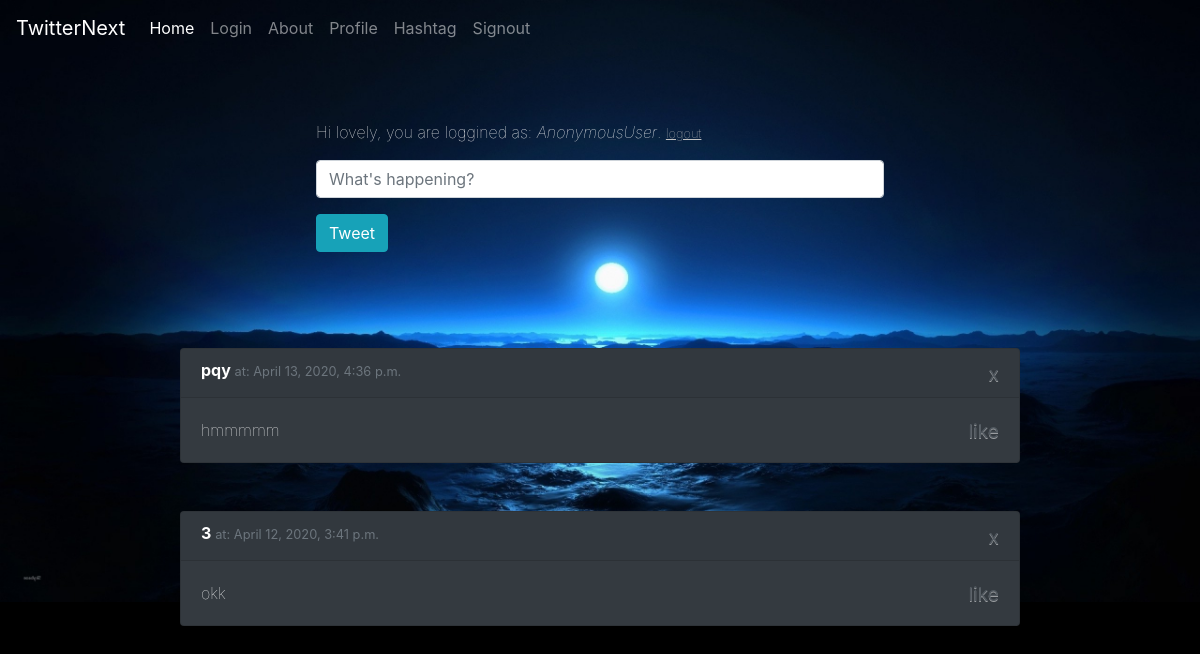
Page /home/ on the earlier database version.
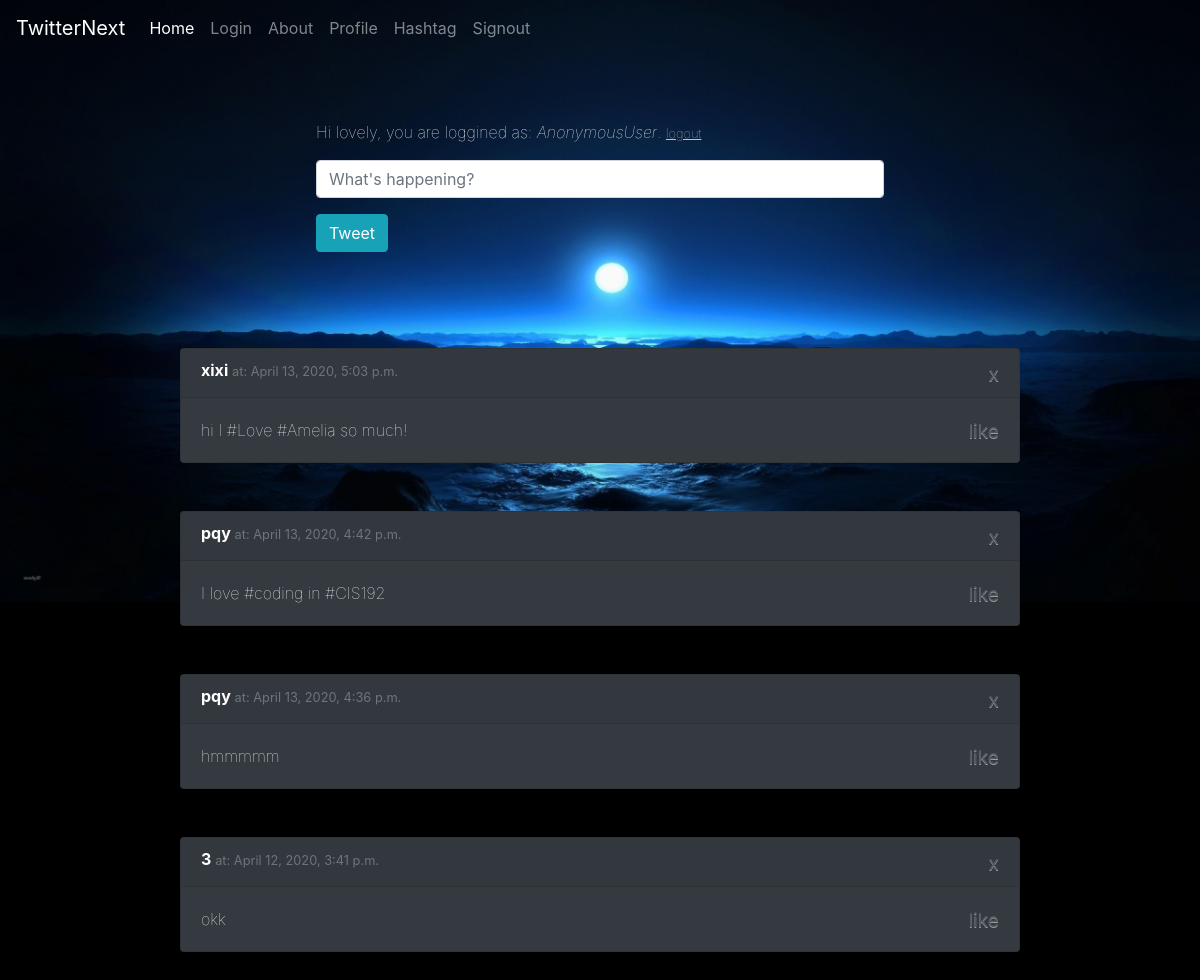
Same page on the later database version.
### core/models.py (models this page shows, shortened)
class Tweet(models.Model):
    body = models.CharField(max_length=280)
    created_at = models.DateTimeField(auto_now=True)
    author = models.ForeignKey(User, on_delete=models.DO_NOTHING)

### core/views.py (the view, shortened to what this page needs)
# urls.py: 2. Add a URL to urlpatterns:  path('', views.home, name='home')
def home(request):
    tweets = Tweet.objects.order_by("created_at").reverse()
    return render(request, "home.html", {"tweets" : tweets, "user": request.user, "valid": True})

### core/templates/home.html (shortened to what this page needs)
<!DOCTYPE html>
<html lang="en">
  <head>
    {% load static %}
    <link rel="stylesheet" type="text/css" href="{% static 'new.css' %}">
    <link
      rel="stylesheet"
      href="https://stackpath.bootstrapcdn.com/bootstrap/4.4.1/css/bootstrap.min.css"
    />
  </head>
  <body class="black">
    <nav class="navbar navbar-expand-lg navbar-dark bg-transparent">
      <a class="navbar-brand active" href="/home">TwitterNext</a>
      <div class="collapse navbar-collapse" id="navbarSupportedContent">
        <ul class="navbar-nav mr-auto">
          <li class="nav-item active">
            <a class="nav-link" href="/home">
              Home <span class="sr-only">(current)</span></a>
          </li>
          <li class="nav-item">
            <a class="nav-link" href="/login">Login</a>
          </li>
          <li class="nav-item">
            <a class="nav-link" href="/about">About</a>
          </li>
          <li class="nav-item">
            <a class="nav-link" href="/profile">Profile</a>
          </li>
          <li class="nav-item">
             <a class="nav-link" href="/hashtag">Hashtag</a>
          </li>
           <li class="nav-item">
            <a class="nav-link" href="/signout">Signout</a>
          </li>
        </ul>
      </div>
    </nav>
    <div class="jumbotron bg-transparent">
      <div class="mx-auto dark" style="width: 50%; border-radius: 0px;">
        <p class="muted-text">
        Hi lovely, you are loggined as: <em>{{user}}</em>. <a href="/signout";"><small><u>logout</u></small></a>
        <br>
         </p>
        <form method="POST" action="/home/">
          <div class="form-group">
            <input name="body" class="form-control" placeholder="What's happening?" />
          </div>
          <button type="submit" formmethod="post" class="btn btn-info"> Tweet </button>
        </form>
      </div>
    </div>
  {% for tweet in tweets %}
    <div class="card mx-auto text-white bg-dark mb-5" style="width: 70%">
      <h6 class="card-header font-weight-light mb-0 align-text-bottom">
        <b class = "font-weight-bold">{{tweet.author}}   </b><small class="text-muted">at: {{tweet.created_at}}</small>
        <a class="close text-muted" href="/delete?id={{tweet.id}}"><small>x</small></a>
      </h6>
      <div class="card-body">
        <p class="card-text">{{tweet.body}} <a class="text-muted close" href="/like?id={{tweet.id}}"><small>like</small></a> </p>
      </div>
    </div>
  {%endfor%}
  </body>
</html>

Differences in the rows shown:
added Tweet: author "xixi", created_at "April 13, 2020, 5:03 p.m.", body "hi I #Love #Amelia so much!"
added Tweet: author "pqy", created_at "April 13, 2020, 4:42 p.m.", body "I love #coding in #CIS192"
